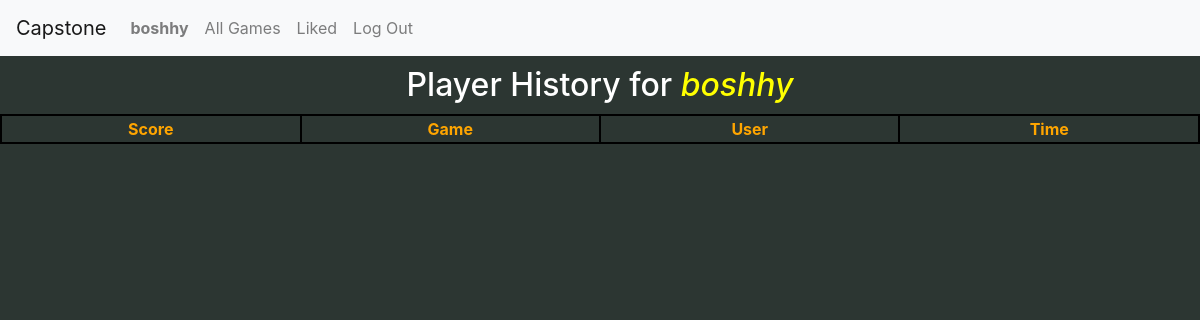
The app's page /profile/time_descending (signed in), older data.
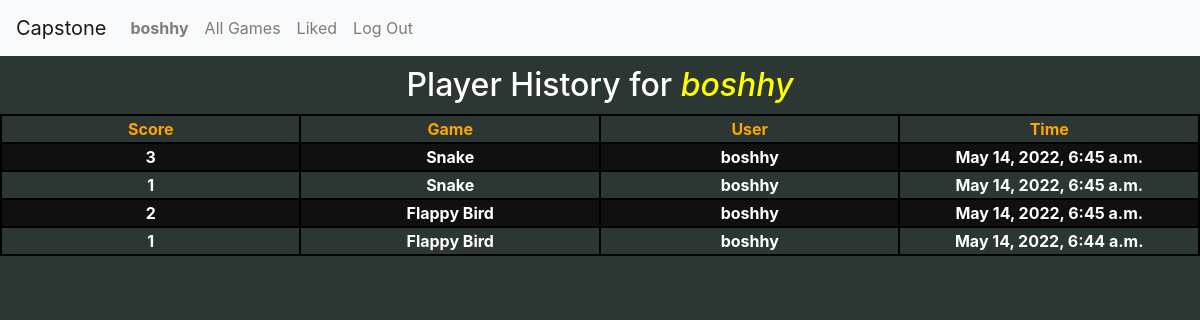
The same page, newer data.
### capstone/models.py (models this page shows, shortened)
class User(AbstractUser):
    pass

class Profile(models.Model):
    user = models.ForeignKey(
        User, on_delete=models.CASCADE, related_name='profile')
    game = models.ForeignKey(
        Game, on_delete=models.CASCADE, related_name="profile")
    points = models.DecimalField(
        max_digits=16, decimal_places=0, default=0)
    time = models.DateTimeField(auto_now_add=True, blank=False)

class Game(models.Model):
    title = models.CharField(max_length=64, blank=False)
    name = models.CharField(max_length=64, blank=False)
    instructions = models.TextField(max_length=500, blank=False)
    description = models.TextField(max_length=500, blank=False)
    imageURL = models.CharField(max_length=1024, blank=True)
    likes = models.ManyToManyField("User", blank=True)

### capstone/views.py (the view)
# urls.py: path("profile/<str:scheme>", views.profile, name="profile"),
def profile(request, scheme):
    if scheme == 'points_descending':
        scheme = '-points'
    if scheme == 'game_descending':
        scheme = '-game'
    if scheme == 'time_descending':
        scheme = '-time'
    all_user_scores = Profile.objects.filter(
        user=request.user.id).order_by(f'{scheme}')
    points = 'points'
    game_title = "game"
    time = 'time'
    username = 'user'
    if scheme == 'points':
        points = 'points_descending'
    elif scheme == '-points':
        points = 'points'
    if scheme == 'game':
        game_title = 'game_descending'
    elif scheme == '-game':
        game_title = 'game'
    if scheme == 'time':
        time = 'time_descending'
    elif scheme == '-time':
        time = 'time'
    return render(request, "capstone/profile.html", {
        "all_user_scores": all_user_scores,
        "points": points,
        "game_title": game_title,
        'username': username,
        "time": time,
    })

### capstone/templates/capstone/profile.html (shortened to what this page needs)
{% extends "capstone/layout.html" %}
{% block body %}
    <div style="color: white; text-align: center; margin-top: 10px;">
        <div style="margin-bottom: 10px;"><h2>Player History for <i id='profile_name'>{{request.user}}</i></h2></div>
        <table style="margin: auto;">
            <tr>
                <th><a id='profile_table' href="{% url 'profile' points %}">Score</a></th>
                <th><a id='profile_table' href="{% url 'profile' game_title %}">Game</a></th>
                <th><a id='profile_table' href="{% url 'profile' username %}">User</th>
                <th><a id='profile_table' href="{% url 'profile' time %}">Time</a></th>
            </tr>
        {% for score in all_user_scores %}
            <tr>
                <td>{{score.points}}</td>
                <td><a style="text-decoration: none; color: white" href="{% url 'game' score.game.title %}">{{score.game.name}}</a></td>
                <td>{{score.user.username}}</td>
                <td>{{score.time}}</td>
            </tr>
        {% endfor %}
        </table>
{% endblock %}

### capstone/templates/capstone/layout.html (shortened to what this page needs)
{% load static %}
<!DOCTYPE html>
<html lang="en">
    <head>
        <link rel="stylesheet" href="https://stackpath.bootstrapcdn.com/bootstrap/4.4.1/css/bootstrap.min.css">
        <link href="{% static 'capstone/styles.css' %}" rel="stylesheet">
    </head>
    <body>
        <nav class="navbar navbar-expand-lg navbar-light bg-light" >
            <a class="navbar-brand" href="{% url 'index' %}">Capstone</a>
            <div>
              <ul class="navbar-nav mr-auto">
                {% if user.is_authenticated %}
                    <li class="nav-item">
                        <a class="nav-link" href="{% url 'profile' 'time_descending' %}"><strong>{{ user.username }}</strong></a>
                    </li>
                {% endif %}
                <li class="nav-item">
                  <a class="nav-link" href="{% url 'index' %}">All Games</a>
                </li>
                {% if user.is_authenticated %}
                    <li class="nav-item">
                        <a class="nav-link" href="{% url 'liked' %}">Liked</a>
                    </li>
                    <li class="nav-item">
                        <a class="nav-link" href="{% url 'logout' %}">Log Out</a>
                    </li>
                {% endif %}
              </ul>
            </div>
          </nav>
        <div class="body">
            {% block body %}
            {% endblock %}
    </body>
</html>

### capstone/static/capstone/styles.css (style rules this page uses)
table, th, td { border: 2px solid black; }
th { width: 300px; }
td { font-weight: bold; }
body { background-color: #2c3632; color: white; bottom: 0px; color: black; }
tr:nth-child(even) { background-color: #101010; }
#profile_table { text-decoration: none; color: orange; }
#profile_name { color: yellow; }

Row changes from the older to the newer data that the page shows:
added Profile: points "3", game.name "Snake", user.username "boshhy", time "May 14, 2022, 6:45 a.m."
added Profile: points "1", game.name "Snake", user.username "boshhy", time "May 14, 2022, 6:45 a.m."
added Profile: points "2", game.name "Flappy Bird", user.username "boshhy", time "May 14, 2022, 6:45 a.m."
added Profile: points "1", game.name "Flappy Bird", user.username "boshhy", time "May 14, 2022, 6:44 a.m."
